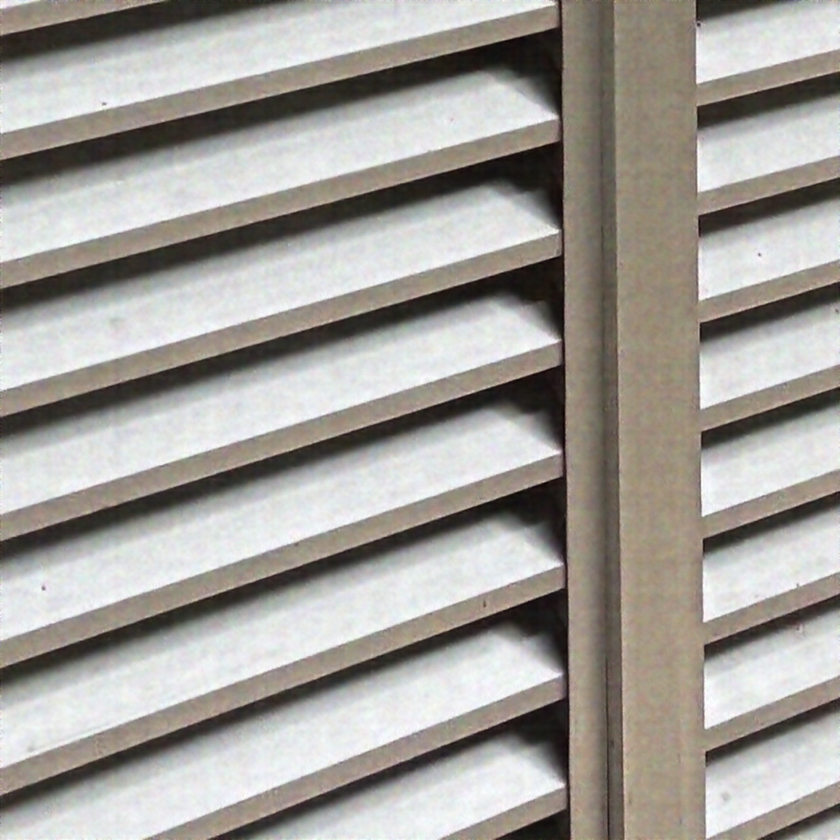
#> input picture competition_data/submissions/denoised/461.png, 840 x 840 px, shrunk from 992 x 992 before the run
$ python denoise.py --input_dir ../competition_data/submissions/denoised --output_dir out
#> lines starting #> are read from the running program, lines starting #| are printed output that depends on the picture
"""
denoise.py
-----------------------
RUN ON: CPU only. No training, no GPU, no model weights.

Fully classical low-light denoising pipeline:
    defect-pixel correction -> Non-Local Means denoise

No brightness/tone correction is applied -- input and ground truth are
both naturally dim evening/night images, differing mainly by noise, so
there is no exposure gap to fix.

Reads every `<id>_noise.<ext>` file from --input_dir and writes `<id>.<ext>`
to --output_dir.

USAGE:
    python denoise.py --input_dir noise_test --output_dir my_outputs
"""

import argparse
import time
from pathlib import Path

import cv2
import numpy as np
from PIL import Image

VALID_EXT = {".png", ".jpg", ".jpeg"}
NOISE_SUFFIX = "_noise"


def correct_defect_pixels(img_float: np.ndarray, threshold: float = 0.25,
                           kernel_size: int = 3) -> np.ndarray:
    """Generic local-median outlier repair -- no knowledge of any actual
    defect mask, location, or percentage."""
    corrected = img_float.copy()
    for c in range(img_float.shape[2]):
        channel_uint8 = (img_float[..., c] * 255).astype(np.uint8)
        median_uint8 = cv2.medianBlur(channel_uint8, kernel_size)
        median = median_uint8.astype(np.float32) / 255.0
        deviation = np.abs(img_float[..., c] - median)
        outlier_mask = deviation > threshold
        corrected[..., c] = np.where(outlier_mask, median, img_float[..., c])
    return corrected


def denoise_nlm(img_uint8: np.ndarray, h: float = 10.0, h_color: float = 10.0,
                 template_window: int = 7, search_window: int = 21) -> np.ndarray:
    return cv2.fastNlMeansDenoisingColored(img_uint8, None, h, h_color,
                                            template_window, search_window)


def denoise_bilateral(img_uint8: np.ndarray, d: int = 9,
                       sigma_color: float = 50, sigma_space: float = 50) -> np.ndarray:
    return cv2.bilateralFilter(img_uint8, d, sigma_color, sigma_space)


def process_image(img_float: np.ndarray, args) -> np.ndarray:
    if not args.skip_defect_correction:
        img_float = correct_defect_pixels(img_float, threshold=0.25)

    if args.denoise_method != "none":
        img_uint8 = (img_float * 255).astype(np.uint8)
        if args.denoise_method == "nlm":
            img_uint8 = denoise_nlm(img_uint8, h=args.nlm_h, h_color=args.nlm_h)
        elif args.denoise_method == "bilateral":
            img_uint8 = denoise_bilateral(img_uint8)
        img_float = img_uint8.astype(np.float32) / 255.0

    return img_float


def strip_noise_suffix(stem: str) -> str:
    if stem.lower().endswith(NOISE_SUFFIX):
        return stem[: -len(NOISE_SUFFIX)]
    return stem


def main():
    ap = argparse.ArgumentParser(formatter_class=argparse.RawDescriptionHelpFormatter,
                                  description=__doc__)
    ap.add_argument("--input_dir", required=True, type=Path)
    ap.add_argument("--output_dir", required=True, type=Path)
    ap.add_argument("--skip_defect_correction", action="store_true")
    ap.add_argument("--denoise_method", choices=["nlm", "bilateral", "none"], default="nlm")
    ap.add_argument("--nlm_h", type=float, default=10.0)
    args = ap.parse_args()

    args.output_dir.mkdir(parents=True, exist_ok=True)
    paths = sorted([p for p in args.input_dir.glob("*") if p.suffix.lower() in VALID_EXT])
    if not paths:
        raise SystemExit(f"No images found in {args.input_dir}")

    total_time = 0.0
    for path in paths:
        img = Image.open(path).convert("RGB")
#> img is the input picture: PIL image 840x840 RGB; mean R, G, B 162.5, 159, 153.8
        img_float = np.asarray(img).astype(np.float32) / 255.0

        start = time.time()
        result = process_image(img_float, args)
#> the loop in correct_defect_pixels, `for c in range(img_float.shape[2]):` made 3 passes
#> pass 1, in correct_defect_pixels, `channel_uint8 = (img_float[..., c] * 255).astype(np.uint8)`:
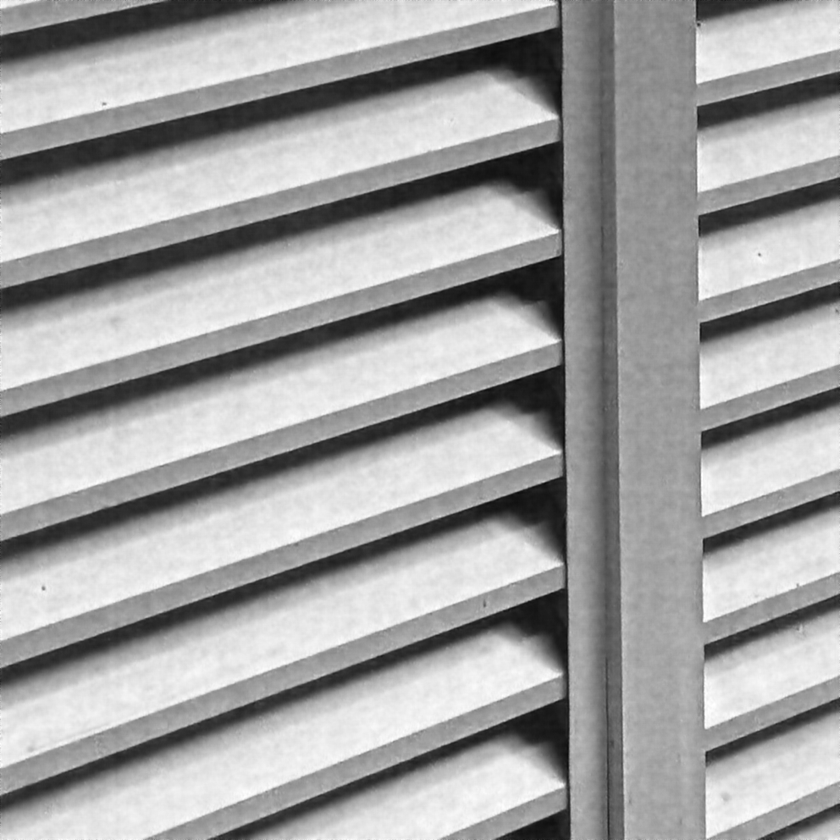
#> channel_uint8: shape (840, 840); min 10, max 255, mean 162.5
#> pass 1, in correct_defect_pixels, `deviation = np.abs(img_float[..., c] - median)`:
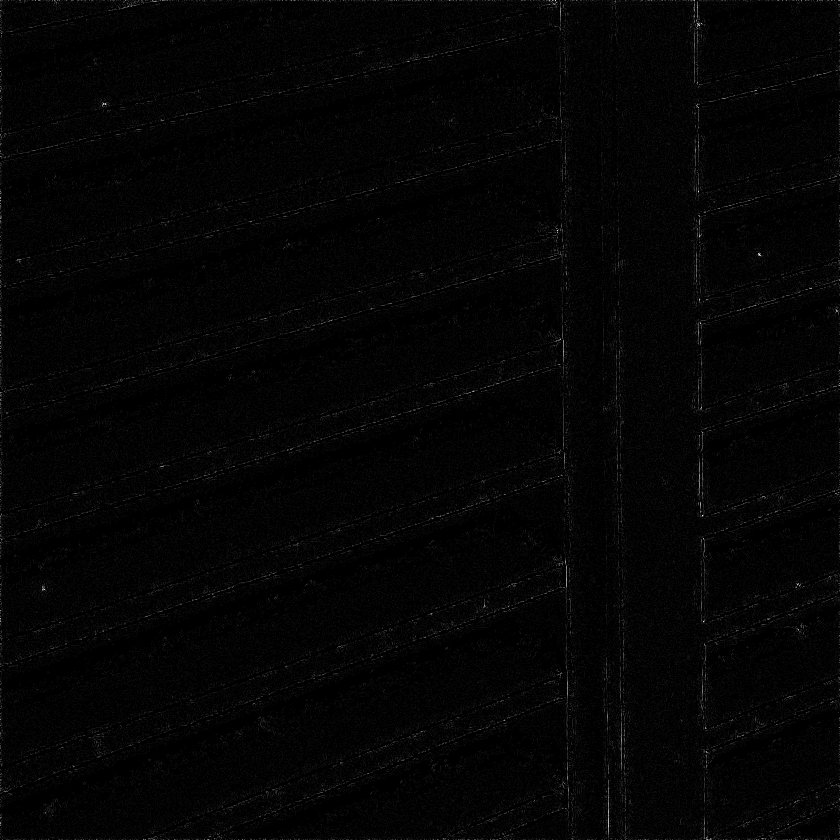
#> deviation: shape (840, 840) float32; min 0, max 0.165, mean 0.00257; drawn with min black and max white
#> after the loop in correct_defect_pixels, `for c in range(img_float.shape[2]):`:
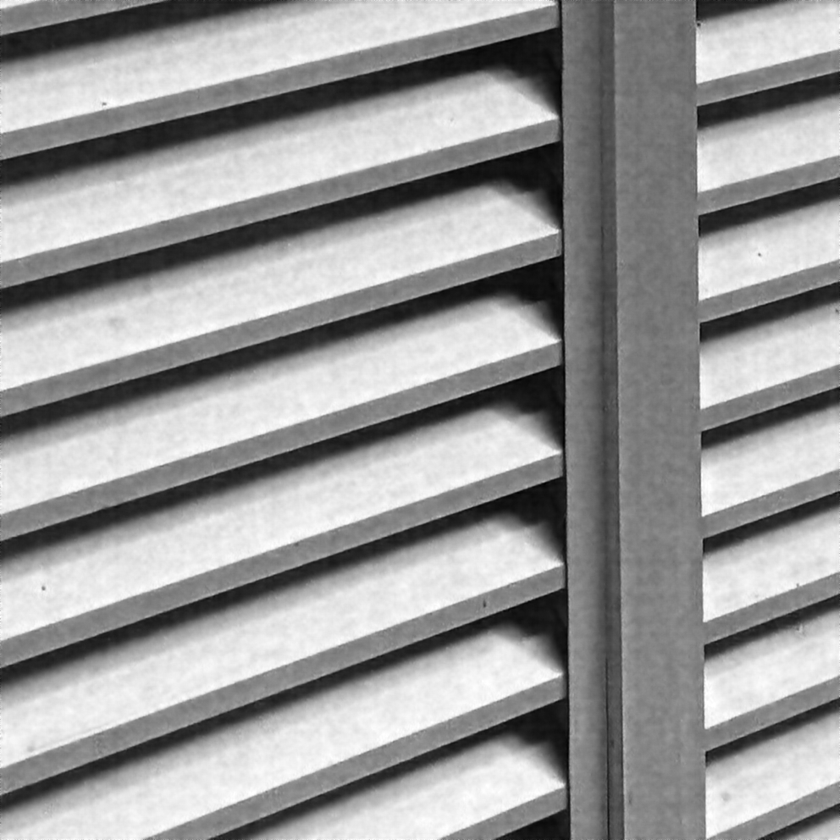
#> channel_uint8: shape (840, 840); min 0, max 255, mean 153.8
#> after the loop in correct_defect_pixels, `for c in range(img_float.shape[2]):`: outlier_mask: shape (840, 840) bool; every value is 0
        total_time += time.time() - start

        out_uint8 = (np.clip(result, 0, 1) * 255).astype(np.uint8)
        out_id = strip_noise_suffix(path.stem)
        Image.fromarray(out_uint8).save(args.output_dir / f"{out_id}.png")
#> pass 2 of the loop in main, `for path in paths:`:
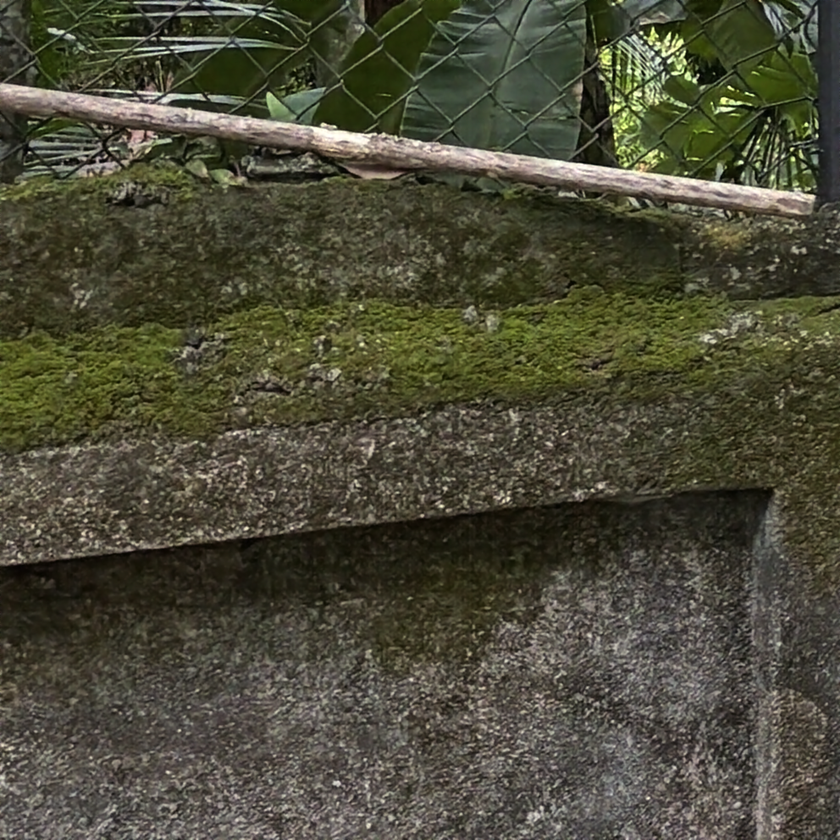
#> input picture competition_data/submissions/denoised/462.png, 840 x 840 px, shrunk from 992 x 992 before the run
#> in main, img is the input picture: PIL image 840x840 RGB; mean R, G, B 75.9, 74.6, 56.8
#> the loop in correct_defect_pixels (call 2), `for c in range(img_float.shape[2]):` made 3 passes
#> pass 1, in correct_defect_pixels (call 2), `deviation = np.abs(img_float[..., c] - median)`:
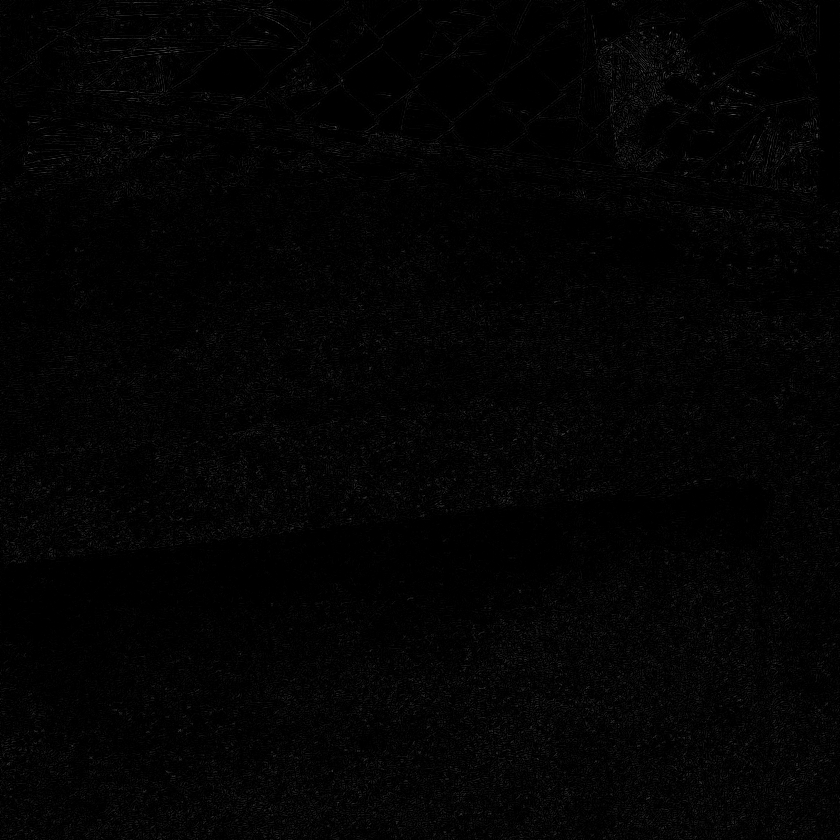
#> deviation: shape (840, 840) float32; min 0, max 0.373, mean 0.015
#> after the loop in correct_defect_pixels (call 2), `for c in range(img_float.shape[2]):`:
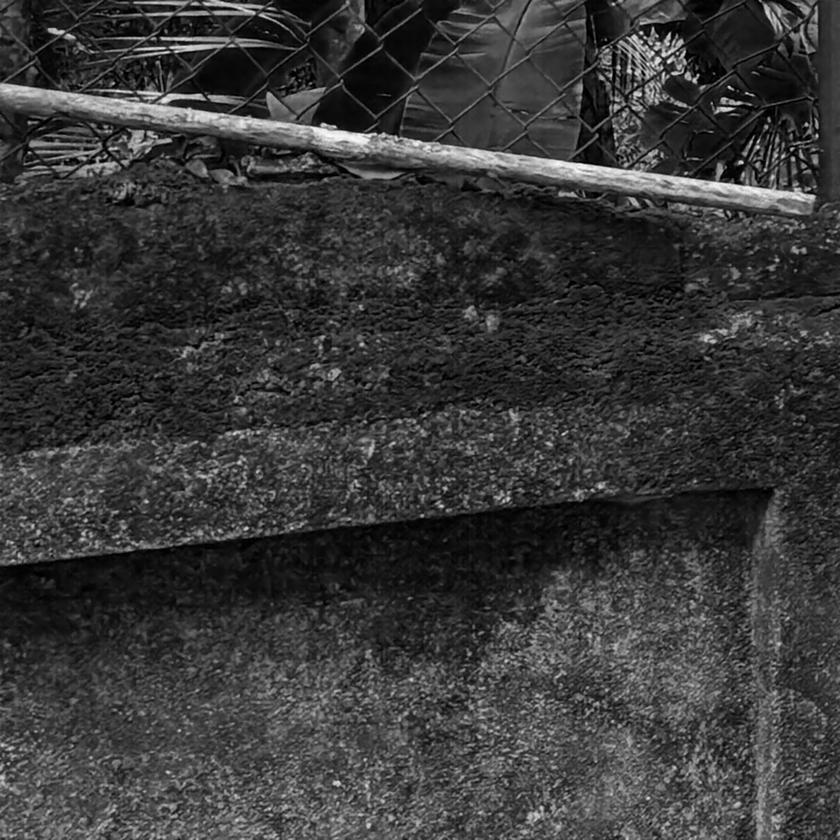
#> channel_uint8: shape (840, 840); min 0, max 252, mean 56.8

    print(f"Processed {len(paths)} images in {total_time:.2f}s "
          f"({total_time/len(paths)*1000:.1f} ms/image, CPU, no training)")
    print(f"Results written to: {args.output_dir}")
    print("Filenames match the required submission convention (<id>.png, no suffix).")


if __name__ == "__main__":
    main()
